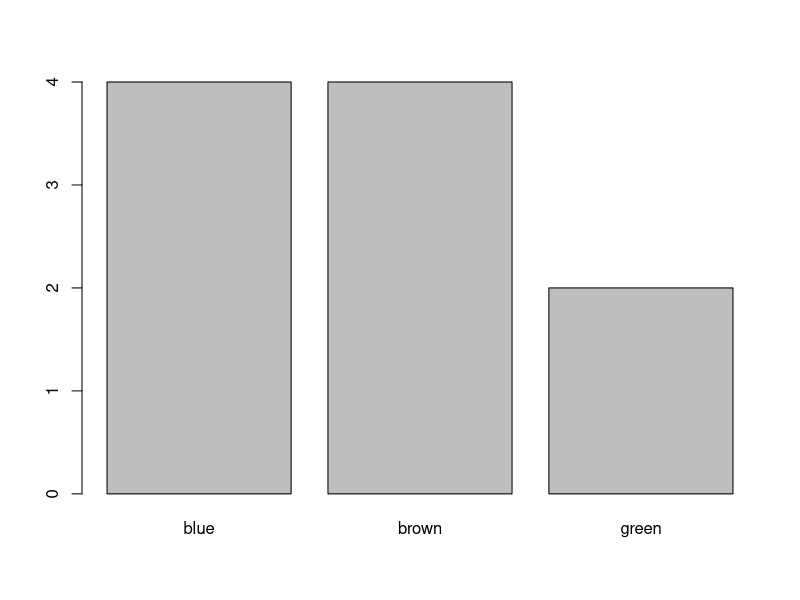
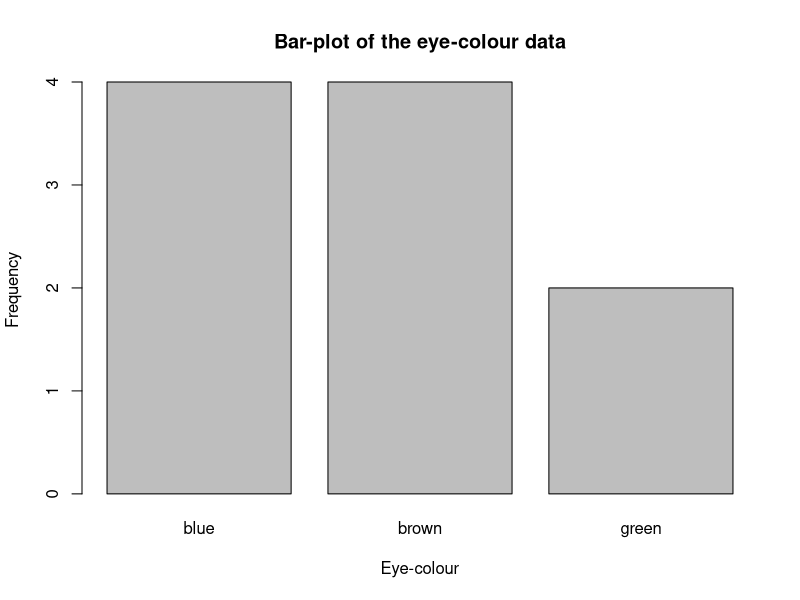
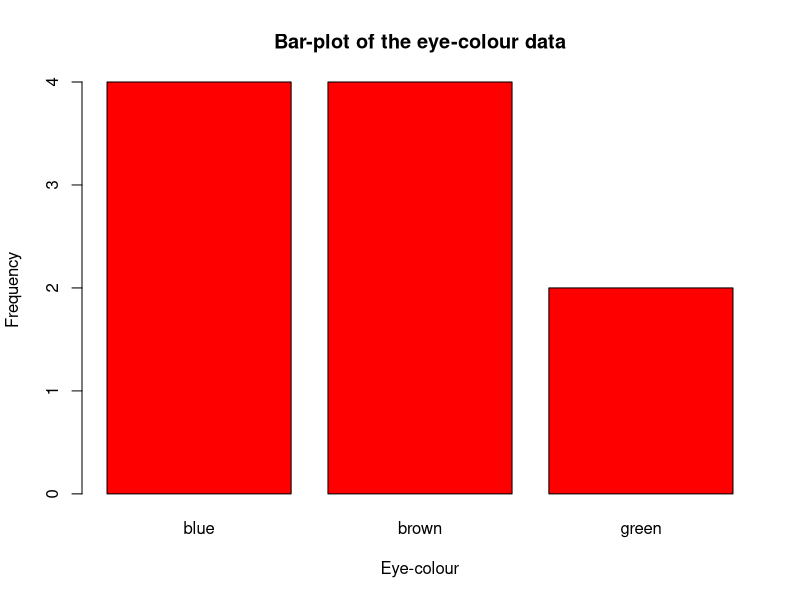
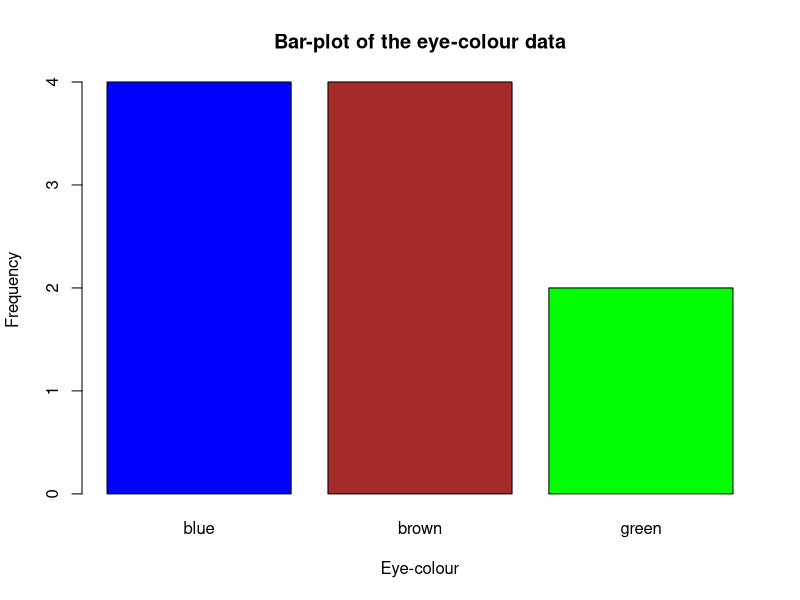
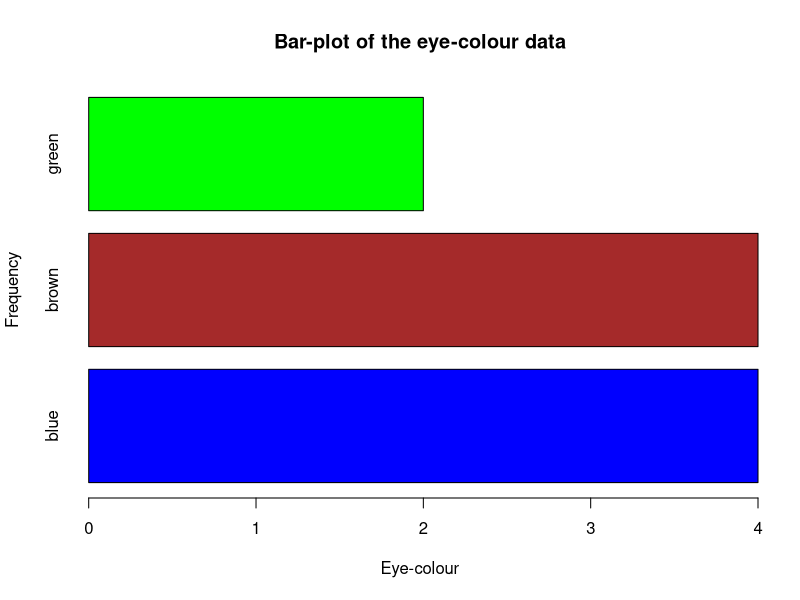
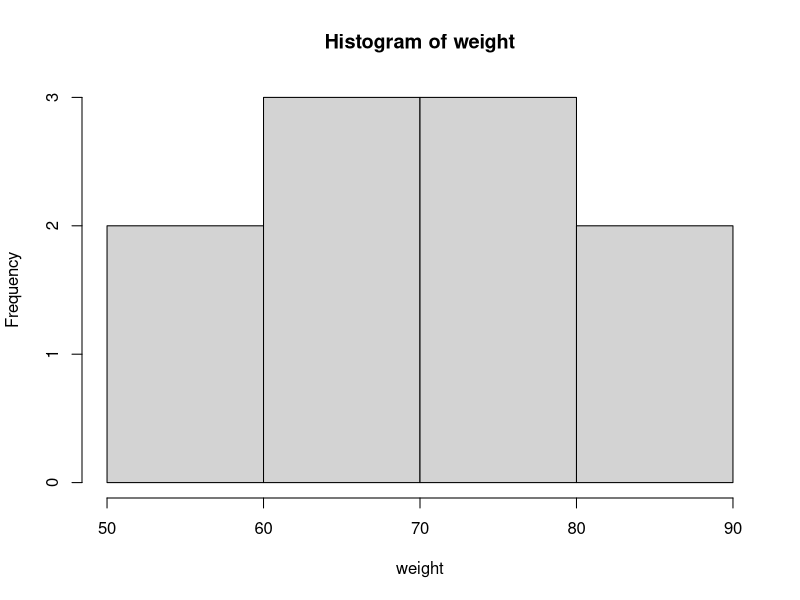
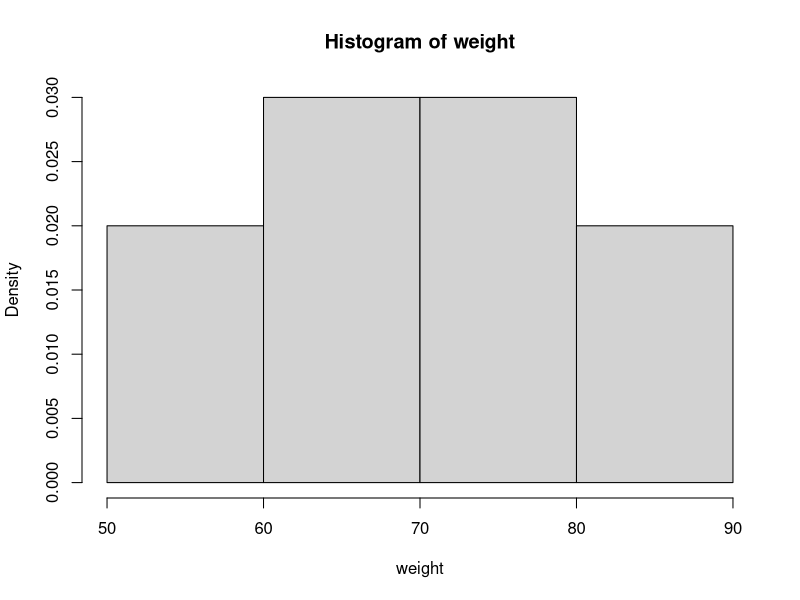
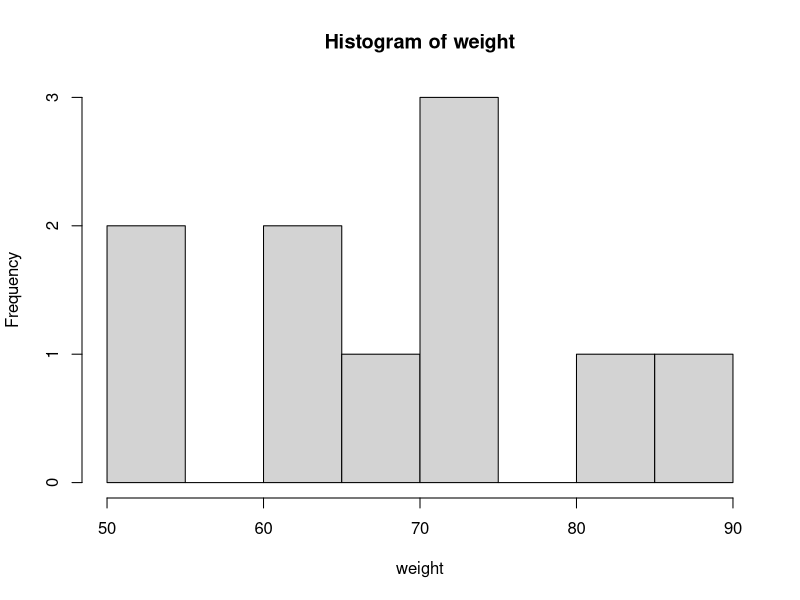

Write R code to recreate these figures, in order.
##################################################
## Class: BB503 & BB602 Probability and Statistics
## Script purpose: Introduction to R
## Author: Ege Ulgen
##################################################

# Sample Session ----------------------------------------------------------

# This is a comment
# print a number
2 

2 + 3 # perform a simple calculation
2 * 3 

# natural log
log(2)

# special characters in R -------------------------------------------------s
# NA: Not Available (i.e. missing values)
# NaN: Not a Number (e.g. 0/0)
0/0
# Inf: Infinity
# -Inf: Minus Infinity. For instance 0 divided by 0 gives a NaN, but 1 divided by 0 gives Inf.
1/0

# numeric and string objects ----------------------------------------------
### Numeric objects
# store an object
x <- 2
x # print this object

# store and print an object
(y <- 3)

# perform simple calculations
x + y
x * 3 + y * 2

# update an object to be doubled
x <- 2 * x

### String objects
x <- "Hello"
x

(y <- "World")

# concatenate the two words
paste(x, y)

# vectors -----------------------------------------------------------------
# store a vector
height <- c(168, 177, 177, 177, 178, 172, 165, 171, 178, 170)

# print the second element
height[2]

# print from the 2nd to the 5th element
height[2:5]

# Define a vector as a sequence (1 to 10)
(obs <- 1:10)

# define a regular sequence
seq(1, 10)
seq(1, 10, by = 2)

# Perform a simple calculation using vectors (element-wise)
weight <- c(88, 72, 85, 52, 71, 69, 61, 61, 51, 75)

BMI <- weight / ((height / 100) ^ 2)
BMI

### simple descriptions of the vector
# length
length(height)

### string vectors
eye_color <- c("blue", "green", "brown", "blue", "brown", 
               "blue", "blue", "green", "brown", "brown")

table(eye_color)

table(eye_color) / 10
table(eye_color) / 10 * 100

### appending to and deleting from a vector
# empty vector
my_vec <- c()
# append to vector
my_vec <- c(my_vec, 3)
my_vec
my_vec <- c(1, 2, my_vec)
my_vec

# delete an element
my_vec[2]
my_vec <- my_vec[-2]
my_vec

# simple plotting ---------------------------------------------------------

### bar plot
freq_tbl <- table(eye_color)
barplot(freq_tbl)
barplot(freq_tbl, 
        xlab = "Eye-colour",
        ylab = "Frequency",
        main = "Bar-plot of the eye-colour data")

barplot(freq_tbl, 
        xlab = "Eye-colour",
        ylab = "Frequency",
        main = "Bar-plot of the eye-colour data",
        col = "red")

barplot(freq_tbl, 
        xlab = "Eye-colour",
        ylab = "Frequency",
        main = "Bar-plot of the eye-colour data",
        col = c("blue", "brown", "green"))

barplot(freq_tbl, 
        xlab = "Eye-colour",
        ylab = "Frequency",
        main = "Bar-plot of the eye-colour data",
        col = c("blue", "brown", "green"),
        horiz = TRUE)

?barplot

###  histogram of weight
?hist
hist(weight)
hist(weight, freq = FALSE)
hist(weight, breaks = 10)
hist(weight, breaks = 10, col = "blue")

### Cholesterol data
chol_vec <- c(213, 174, 193, 196, 220, 183, 194, 200, 192, 200, 200, 199, 178,
              183, 188, 193, 187, 181, 193, 205, 196, 211, 202, 213, 216, 206,
              195, 191, 171, 194, 184, 191, 221, 212, 221, 204, 204, 191, 183, 227)
hist(chol_vec)
hist(chol_vec, breaks = 15)

grp1 <- chol_vec[1:20]
grp2 <- chol_vec[21:40]
hist(grp1, col = "red", main = "Group 1 - Distribution")
hist(grp2, col = "blue", main = "Group 2 - Distribution")


min(chol_vec)
max(chol_vec)

hist(grp1, col = "red", main = "Distribution by Group", 
     xlim = c(170, 230), ylim = c(0, 10))
hist(grp2, col = "blue",
     xlim = c(170, 230), ylim = c(0, 10), add = TRUE)




hist(grp1, col = rgb(red = 1, green = 0, blue = 0, alpha = 0.5), 
     main = "Distribution by Group", 
     xlim = c(170, 230), ylim = c(0, 10),
     xlab = NULL)
hist(grp2, col = rgb(red = 0, green = 0, blue = 1, alpha = 0.5), 
     xlim = c(170, 230), ylim = c(0, 10), add = TRUE)

# measures of center ------------------------------------------------------
# mean
mean(chol_vec)

# median
median(chol_vec)

summary(chol_vec)

# mode
table(chol_vec)
sort(table(chol_vec), decreasing = TRUE)

# working directory -------------------------------------------------------
# Return current working directory
getwd()

# Set working directory
setwd("/Users/egeulgen/Dropbox/Teaching/BB503_BB602_22_23")

# working with real data --------------------------------------------------
aids_df <- read.delim("data/aids_dataset.txt", sep = " ")

head(aids_df)
head(aids_df, 3)

tail(aids_df)

str(aids_df)
aids_df$treatment <- as.factor(aids_df$treatment)
aids_df$gender <- as.factor(aids_df$gender)
str(aids_df)

mean(aids_df$age)
median(aids_df$age)
summary(aids_df$age)
summary(aids_df)

table(aids_df$treatment)
table(aids_df$treatment) / nrow(aids_df) * 100

sub_df1 <- subset(aids_df, treatment == "trt1")
sub_df2 <- subset(aids_df, treatment == "trt2")

rbind(summary(sub_df1$cd4_2), summary(sub_df2$cd4_2))
cbind(summary(sub_df1$cd4_2), summary(sub_df2$cd4_2))
